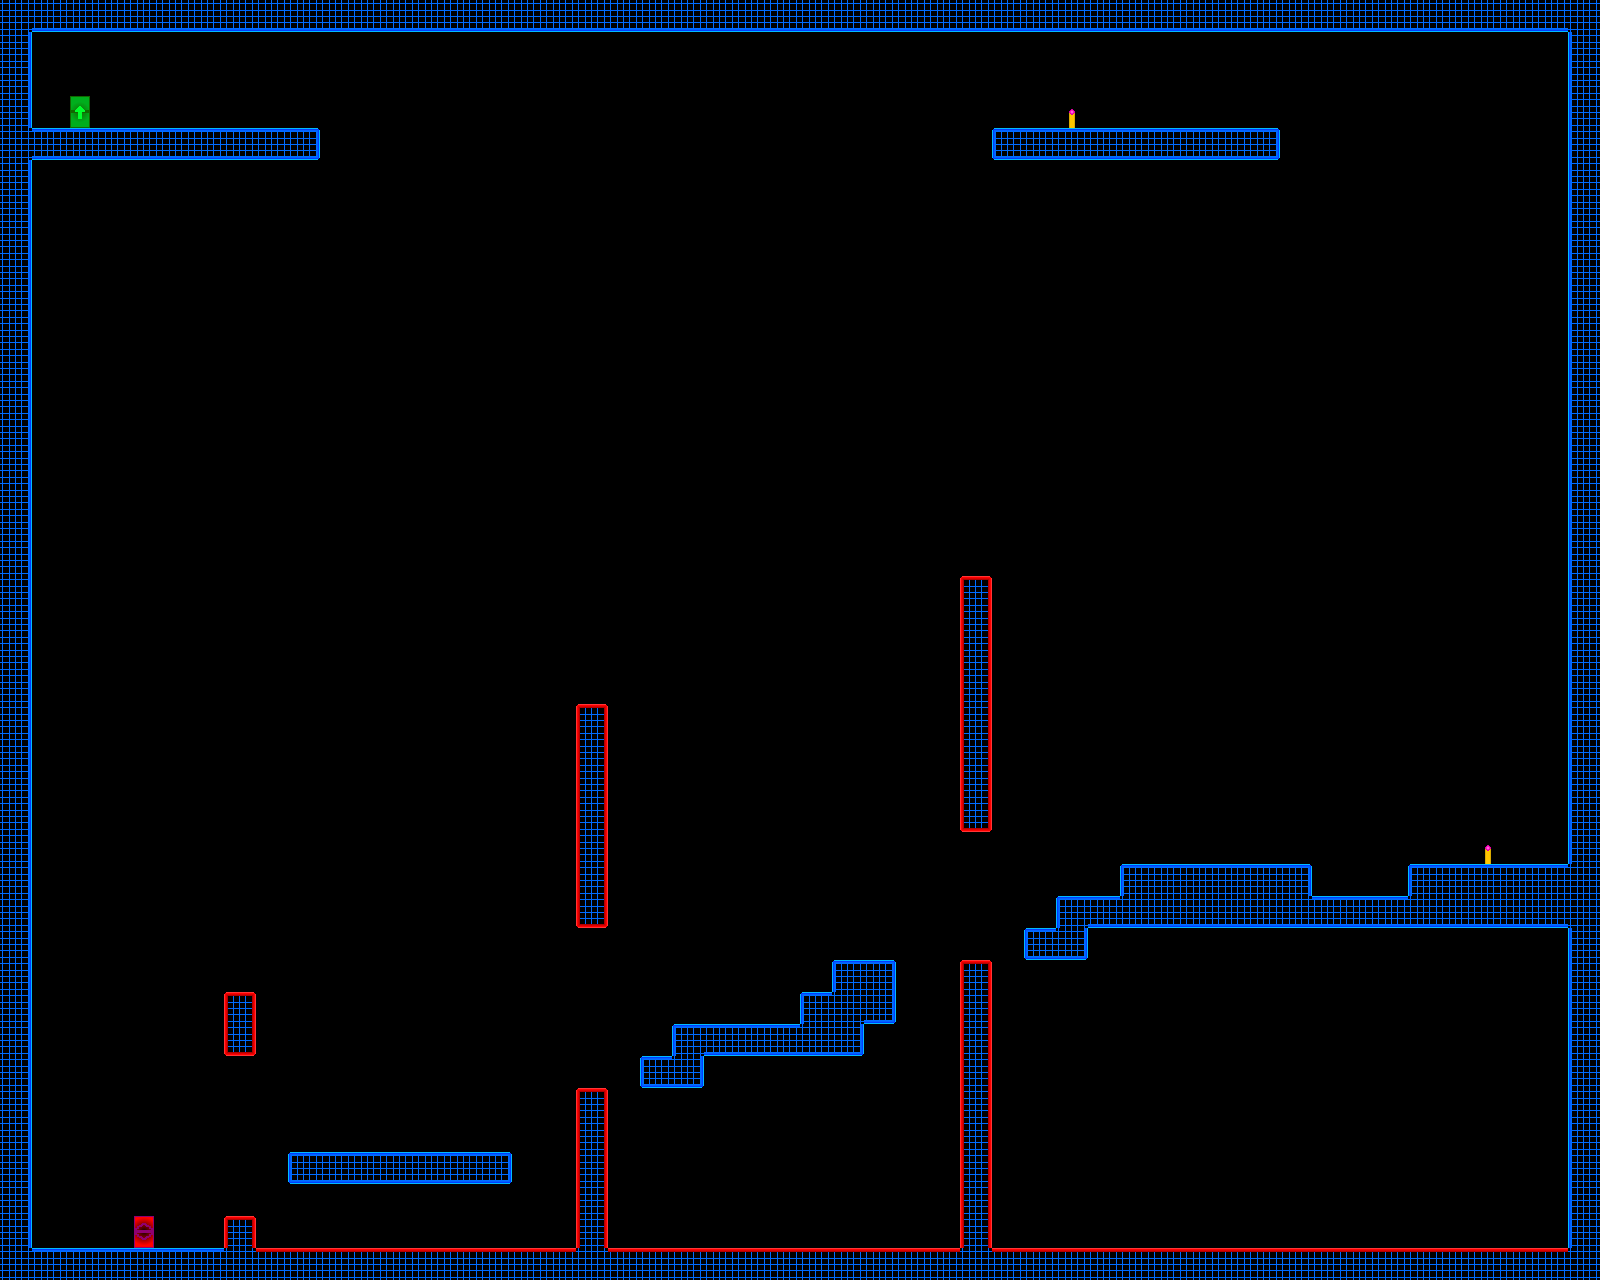

Below is a game level as drawn by its tile map, then a one-line description and the .tmx that defines it (tile-layer data replaced by summaries):
An orthogonal 50x40 tile map with 32x32 px tiles, 1 tile layer (Livello tile 1) and 32 objects.

<map version="1.0" orientation="orthogonal" renderorder="right-down" width="50" height="40" tilewidth="32" tileheight="32" nextobjectid="34">
 <tileset firstgid="1" name="TestTile" tilewidth="32" tileheight="32" tilecount="117">
  <image source="resources/tiles/TestTile.png" width="416" height="288" />
 </tileset>
 <layer name="Livello tile 1" width="50" height="40">
  <data>[2000 cells, 279 non-empty, 19 distinct tile ids]</data>
 </layer>
 <objectgroup name="Triggers" visible="0">
  <object id="1" x="1344" y="896" width="32" height="32">
   <properties>
    <property name="PlatReverse" value="" />
   </properties>
  </object>
  <object id="2" x="1344" y="96" width="32" height="32">
   <properties>
    <property name="PlatReverse" value="" />
   </properties>
  </object>
  <object id="3" x="1312" y="864" width="32" height="32">
   <properties>
    <property name="PlatSize" value="3" />
    <property name="PlatSpeed" value="150" />
    <property name="Platform" value="v" />
    <property name="id" value="1" />
   </properties>
  </object>
  <object id="4" x="1472" y="832" width="32" height="32">
   <properties>
    <property name="button" value="1" />
   </properties>
  </object>
  <object id="5" x="1056" y="96" width="32" height="32">
   <properties>
    <property name="button" value="2" />
   </properties>
  </object>
  <object id="6" x="992" y="128" width="32" height="32">
   <properties>
    <property name="PlatReverse" value="" />
   </properties>
  </object>
  <object id="7" x="288" y="128" width="32" height="32">
   <properties>
    <property name="PlatReverse" value="" />
   </properties>
  </object>
  <object id="8" x="896" y="128" width="32" height="32">
   <properties>
    <property name="PlatSize" value="3" />
    <property name="PlatSpeed" value="150" />
    <property name="Platform" value="h" />
    <property name="id" value="2" />
   </properties>
  </object>
  <object id="9" x="64" y="96" width="32" height="32">
   <properties>
    <property name="playerExit" value="bouncy" />
   </properties>
  </object>
  <object id="10" x="128" y="1216" width="32" height="32">
   <properties>
    <property name="playerEntrance" value="" />
   </properties>
  </object>
  <object id="11" x="0" y="0" width="1600" height="32">
   <properties>
    <property name="blocker" value="b" />
   </properties>
  </object>
  <object id="12" x="0" y="1248" width="224" height="32">
   <properties>
    <property name="blocker" value="t" />
   </properties>
  </object>
  <object id="13" x="32" y="128" width="288" height="32">
   <properties>
    <property name="blocker" value="tbr" />
   </properties>
  </object>
  <object id="14" x="0" y="32" width="32" height="1216">
   <properties>
    <property name="blocker" value="r" />
   </properties>
  </object>
  <object id="15" x="288" y="1152" width="224" height="32">
   <properties>
    <property name="blocker" value="tblr" />
   </properties>
  </object>
  <object id="16" x="672" y="1024" width="128" height="32">
   <properties>
    <property name="blocker" value="tbl" />
   </properties>
  </object>
  <object id="17" x="800" y="992" width="64" height="64">
   <properties>
    <property name="blocker" value="tl" />
   </properties>
  </object>
  <object id="18" x="832" y="960" width="64" height="64">
   <properties>
    <property name="blocker" value="tr" />
   </properties>
  </object>
  <object id="19" x="1056" y="896" width="512" height="32">
   <properties>
    <property name="blocker" value="tblr" />
   </properties>
  </object>
  <object id="20" x="1120" y="864" width="192" height="32">
   <properties>
    <property name="blocker" value="tblr" />
   </properties>
  </object>
  <object id="21" x="1408" y="864" width="160" height="32">
   <properties>
    <property name="blocker" value="tblr" />
   </properties>
  </object>
  <object id="22" x="1568" y="32" width="32" height="1248">
   <properties>
    <property name="blocker" value="l" />
   </properties>
  </object>
  <object id="23" x="960" y="576" width="32" height="256">
   <properties>
    <property name="deadly" value="tblr" />
   </properties>
  </object>
  <object id="24" x="576" y="704" width="32" height="224">
   <properties>
    <property name="deadly" value="tblr" />
   </properties>
  </object>
  <object id="25" x="224" y="992" width="32" height="64">
   <properties>
    <property name="deadly" value="tblr" />
   </properties>
  </object>
  <object id="26" x="224" y="1216" width="32" height="32">
   <properties>
    <property name="deadly" value="tblr" />
   </properties>
  </object>
  <object id="27" x="576" y="1088" width="32" height="160">
   <properties>
    <property name="deadly" value="tblr" />
   </properties>
  </object>
  <object id="28" x="960" y="960" width="32" height="288">
   <properties>
    <property name="deadly" value="tblr" />
   </properties>
  </object>
  <object id="29" x="224" y="1248" width="1344" height="32">
   <properties>
    <property name="deadly" value="t" />
   </properties>
  </object>
  <object id="30" x="640" y="1056" width="64" height="32">
   <properties>
    <property name="blocker" value="ltb" />
   </properties>
  </object>
  <object id="31" x="1024" y="928" width="64" height="32">
   <properties>
    <property name="blocker" value="tlb" />
   </properties>
  </object>
  <object id="32" x="992" y="128" width="288" height="32">
   <properties>
    <property name="blocker" value="tlbr" />
   </properties>
  </object>
 </objectgroup>
</map>
